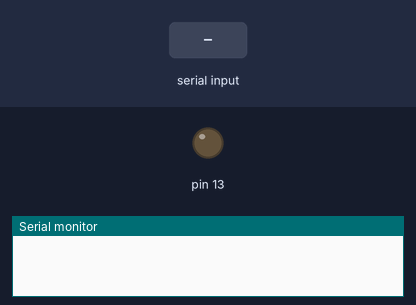
This sketch was run on a simulated Arduino Uno, built with avr-gcc and run on an emulated ATmega328P. Shown: output pins drawn as LEDs (lit = HIGH), the last lines printed to the serial monitor. The test bench sets the inputs (shaded band).

Above: at 1.2 s.
1.3 s: "yes" received over Serial
At 3.2 s:
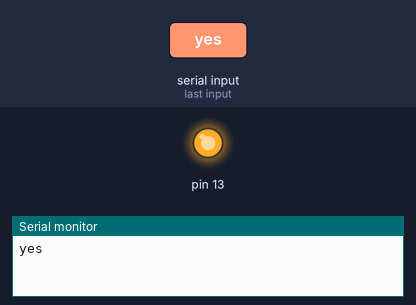
3.8 s: "no" received over Serial
At 5.1 s:
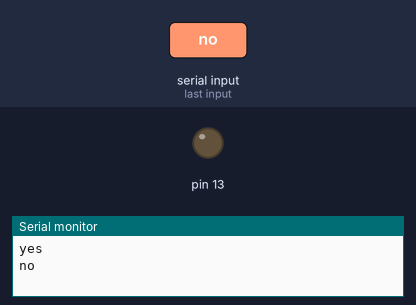
Timing chart, 0 to 6.8 s (numbered marks = the images above; inputs shaded):
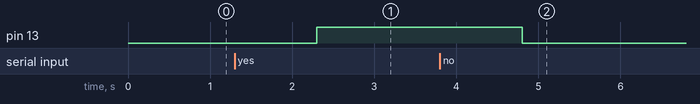

Measured:
- after the input at 1.3 s, pin 13: LOW → HIGH after 1.0 s
- after the input at 3.8 s, pin 13: HIGH → LOW after 1.0 s

The sketch:

bluethooth_esp.ino
```cpp
String  c;
void setup() {
  pinMode (13,OUTPUT);
  Serial.begin(9600);
}
void loop() {
  if (Serial.available())
  {
    c=Serial.readString();
    Serial.println(c);
    if (c=="yes")
    {
      digitalWrite(13,HIGH);
      delay(500);
    }
    if ( c=="no")
    {
      digitalWrite(13,LOW);
      delay(500);
    }

  }


}
```
